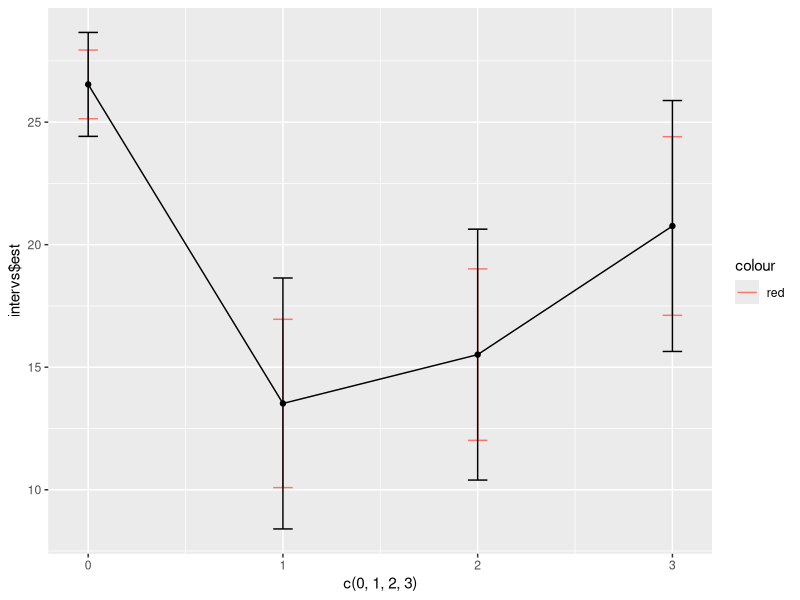

Write R code to recreate this figure.
## ---- chunk 1
knitr::opts_chunk$set(echo = FALSE)
## ---- chunk 2
lead <- read.table(file = "../data/lead.txt", header = FALSE)
names(lead) <- c("id", "baseline", paste("week", c(1,4,6), sep=""))
summary(lead)
## ---- chunk 3
mean.y <- apply(lead[,2:5], 2, mean)
print(mean.y)
sd.y <- apply(lead[,2:5], 2, sd)
print(sd.y)
apply(lead[,2:5], 2, summary)
## ---- chunk 4
library(reshape2)
lead.uni <- melt(lead, id.vars = c("id"), value.name = "y")
lead.uni <- lead.uni[c(1,3)]
lead.uni <- lead.uni[order(lead.uni$id),]
lead.uni$time <- rep(c(0,1,4,6))
lead.uni$time.cat <- rep(1:4)
head(lead.uni)
## ---- chunk 5
library(nlme)
lead.cat <- gls(y~factor(time.cat),
correlation=corSymm(form= ~1 | id),
weights=varIdent(form= ~1 | factor(time.cat)),
data=lead.uni)
summary(lead.cat)
## ---- chunk 6
covariance.matrix <- getVarCov(lead.cat)
print(covariance.matrix)
## ---- chunk 7
lead.cat.ml <- gls(y~factor(time.cat),
correlation=corSymm(form= ~1 | id),
weights=varIdent(form= ~1 | factor(time.cat)),
data=lead.uni, method = "ML")
summary(lead.cat.ml)
covariance.matrix.ml <- getVarCov(lead.cat.ml)
print(covariance.matrix.ml)
## ---- chunk 8
getVarCov(lead.cat.ml)

## ---- chunk 9
lead.cat.ident.var <- gls(y~factor(time.cat),
correlation=corSymm(form= ~1 | id),
weights=varIdent(),
data=lead.uni)
print(getVarCov(lead.cat.ident.var))
## ---- chunk 10
anova(lead.cat.ident.var, lead.cat)
## ---- chunk 11
anova(lead.cat, lead.cat.ident.var)
## ---- chunk 12
intervs <- intervals(lead.cat)$coef
for(i in 2:4){
  intervs[i,] <- intervs[i,] + intervs[1,]
}
#print(intervs)
intervs <- as.data.frame(intervs)
#print(intervs)


lmod <- lm(y~factor(time.cat), data = lead.uni)
intervs_lm <- confint(lmod)
for(i in 2:4){
  intervs_lm[i,] <- intervs_lm[i,] + intervs_lm[1,]
}
print(intervs_lm)
## ---- chunk 13
library(ggplot2)
ggplot(intervs, aes(x=c(0,1,2,3), y=intervs$est)) + 
    geom_errorbar(aes(ymin=intervs$lower, ymax=intervs$upper, color="red"), width=.1) +
    geom_errorbar(aes(ymin=intervs_lm[,1], ymax=intervs_lm[,2]), width=.1) +
    geom_line() +
    geom_point()
## ---- chunk 14
anova(lead.cat, L = c(0,1,-1,0))
